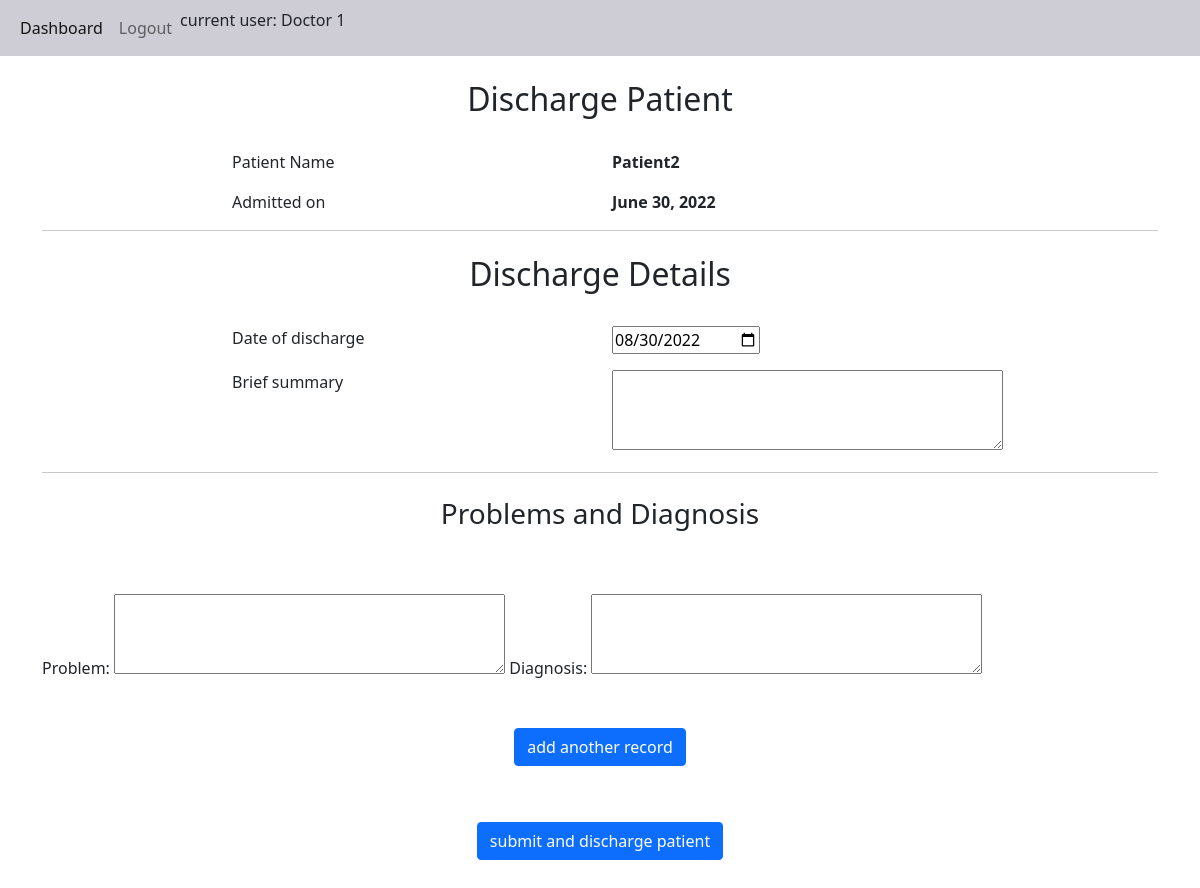
Page /patients/discharge-patient?admission_id=19 (signed in) on the committed database.
### patients/models.py (models this page shows, shortened)
class PatientDetail(models.Model):
    MALE = 'MALE'
    FEMALE = 'FEMALE'
    GENDER_CHOICES = [
        (MALE, "Male"),
        (FEMALE, "Female")
    ]
    patient_name = models.CharField(max_length=64)
    gender = models.CharField(max_length=8, choices=GENDER_CHOICES)
    date_of_birth = models.DateField()
    address = models.CharField(max_length=1024)
    contact_number = PhoneField(blank=False, null=False)
    email = models.EmailField(blank=True, null=True)
    qualification = models.CharField(max_length=32, blank=True)
    occupation = models.CharField(max_length=32, blank=True)

class AdmissionDetail(models.Model):
    date_of_admission = models.DateField(default=datetime.date.today)
    doctor = models.ForeignKey(DoctorDetail, on_delete=models.DO_NOTHING, related_name='admission_detail')
    patient = models.ForeignKey(PatientDetail, on_delete=models.DO_NOTHING, related_name='admission_detail')

### patients/views.py (the view, shortened to what this page needs)
# urls.py: path('discharge-patient', DischargePatientCreateView.as_view(), name='discharge-patient'),
class DischargePatientCreateView(CreateView):
    template_name = 'patients/discharge_form.html'
    model = DischargeDetail
    form_class = DischargeDetailForm
    def get_form(self, form_class=None):
        form = super(DischargePatientCreateView, self).get_form()
        form.fields['date_of_discharge'].widget = forms.DateInput(attrs={'type': 'date'})
        return form
    def get_context_data(self, **kwargs):
        context = super(DischargePatientCreateView, self).get_context_data()
        pnd_formset_factory = forms.formset_factory(ProblemsAndDiagnosisForm)
        context['pnd_formset'] = pnd_formset_factory()
        admission_id = self.request.GET.get('admission_id')
        admission_detail: AdmissionDetail = AdmissionDetail.objects.get(id=admission_id)
        context['admission_detail'] = admission_detail
        context['patient_details'] = admission_detail.patient
        return context

### patients/forms.py
class DischargeDetailForm(forms.ModelForm):
    date_of_discharge = forms.DateField(widget=forms.DateInput(), required=True, initial=datetime.date.today)
    brief_summary = forms.CharField(widget=forms.Textarea())
    class Meta:
        model = DischargeDetail
        fields = ('date_of_discharge', 'brief_summary')

### patients/templates/patients/discharge_form.html (shortened to what this page needs)
{% extends "base.html" %}
{% block content %}
    <div class="container">
        <div class="row mt-4 mb-4">
            <div class="col-lg-12 h2 text-center">Discharge Patient</div>
        </div>
        <div class="row mt-3">
            <div class="offset-lg-2 col-lg-4">Patient Name</div>
            <div class="col-lg-6 fw-bold">{{ patient_details.patient_name }}</div>
        </div>
        <div class="row mt-3">
            <div class="offset-lg-2 col-lg-4">Admitted on</div>
            <div class="col-lg-6 fw-bold">{{ admission_detail.date_of_admission }}</div>
        </div>
        <hr>
        <div class="row mt-4 mb-4">
            <div class="col-lg-12 h2 text-center">Discharge Details</div>
        </div>
        <form action="{% url "discharge-patient" %}?admission_id={{ admission_detail.id }}" method="post">
            {% for field in form %}
                <div class="row mt-3">
                    <div class="offset-lg-2 col-4">
                        {{ field.label }}
                    </div>
                    <div class="col-6">
                        {{ field }} {{ field.errors }}
                    </div>
                </div>
            {% endfor %}
            <hr>
            {% include 'patients/problems_and_diagnosis_form.html'%}
            <div class="row mt-2 mb-4">
                <div class="col-lg-12 text-center">
                    <button class="btn btn-primary" type="submit">submit and discharge patient</button>
                </div>
            </div>
        </form>
    </div>
{% endblock %}

### templates/base.html (shortened to what this page needs)
<!DOCTYPE html>
<html lang="en">
<head>
    <link rel="stylesheet" href="/static/bootstrap-5/css/bootstrap.min.css">
    <link rel="stylesheet" href="/static/css/base.css">
</head>
<body>
<nav id="asir-bhavan-navbar" class="navbar navbar-expand-lg navbar-light bg-light">
    <div class="container-fluid">
        <ul class="navbar-nav">
            {% if user.is_authenticated %}
            <li class="nav-item">
                <a class="nav-link active" href="{% url "dashboard" %}">Dashboard</a>
            </li>
            <li class="nav-item">
                <a class="nav-link" href="{% url "logout" %}">Logout</a>
            </li>
            <li class="nav-item">
                <p>current user: {{ user.first_name }}</p>
            </li>
            {% else %}
            <li class="nav-item">
                <a class="nav-link" href="{% url "login" %}">Login</a>
            </li>
            {% endif %}
        </ul>
    </div>
</nav>
{% block content %}
{% endblock %}
</body>
</html>

### static/css/base.css (style rules this page uses)
.nav-link { cursor: pointer; }
#asir-bhavan-navbar { background-color: #ceccd5 !important; }

### static/css/pnd_form.css (style rules this page uses)
textarea { height: 5rem; }

### rows in the picture
PatientDetail: patient_name "Patient2"
AdmissionDetail: date_of_admission "June 30, 2022"

### other values in the picture
{{ user.first_name }} "Doctor 1"
{{ field.label }} "Date of discharge" "Brief summary"
